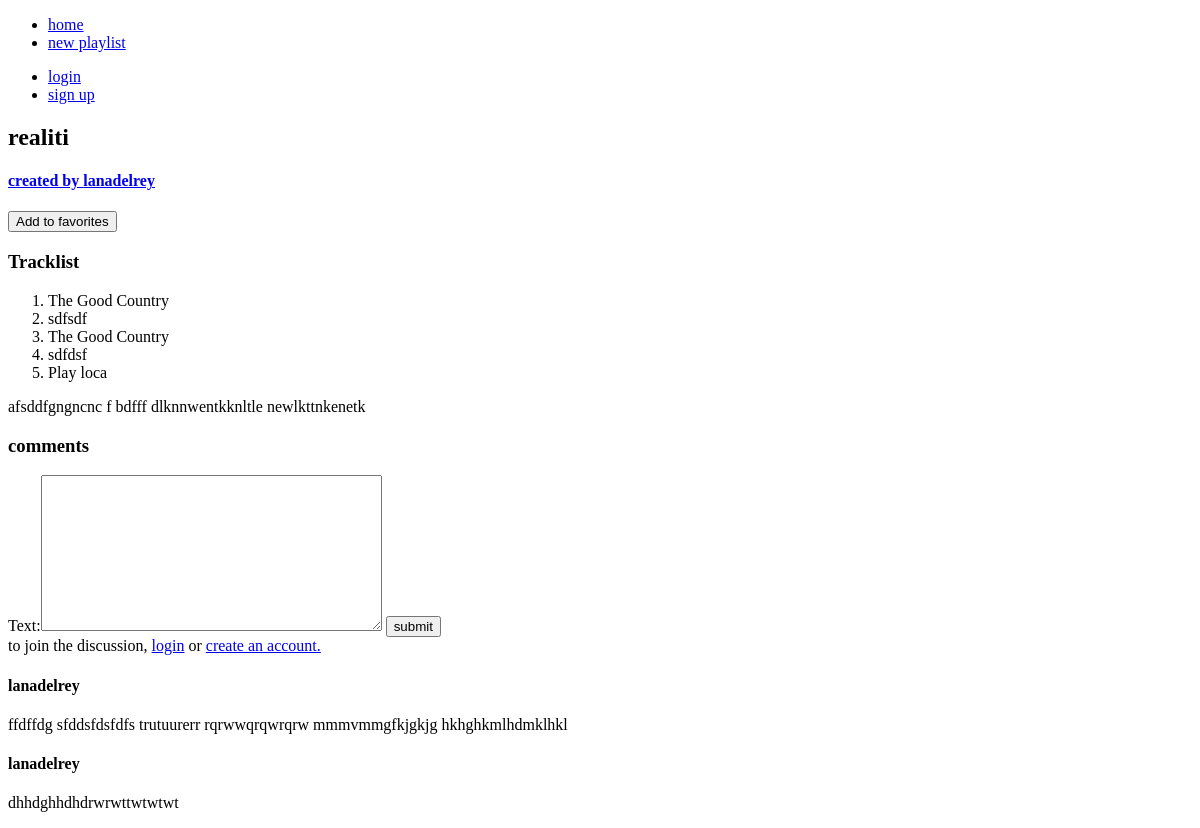
Before: /playlists/detail/36/ with the older database file.
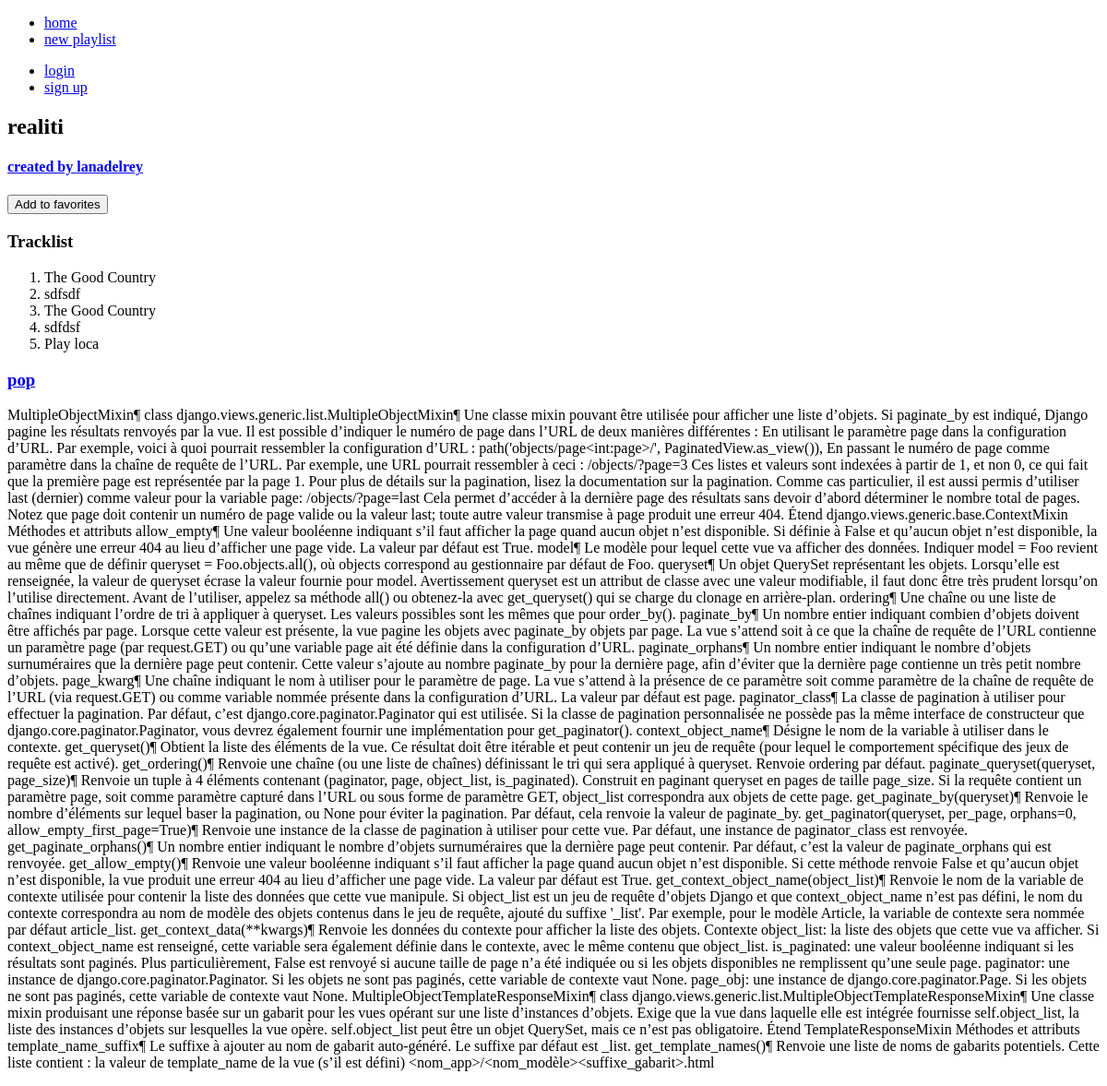
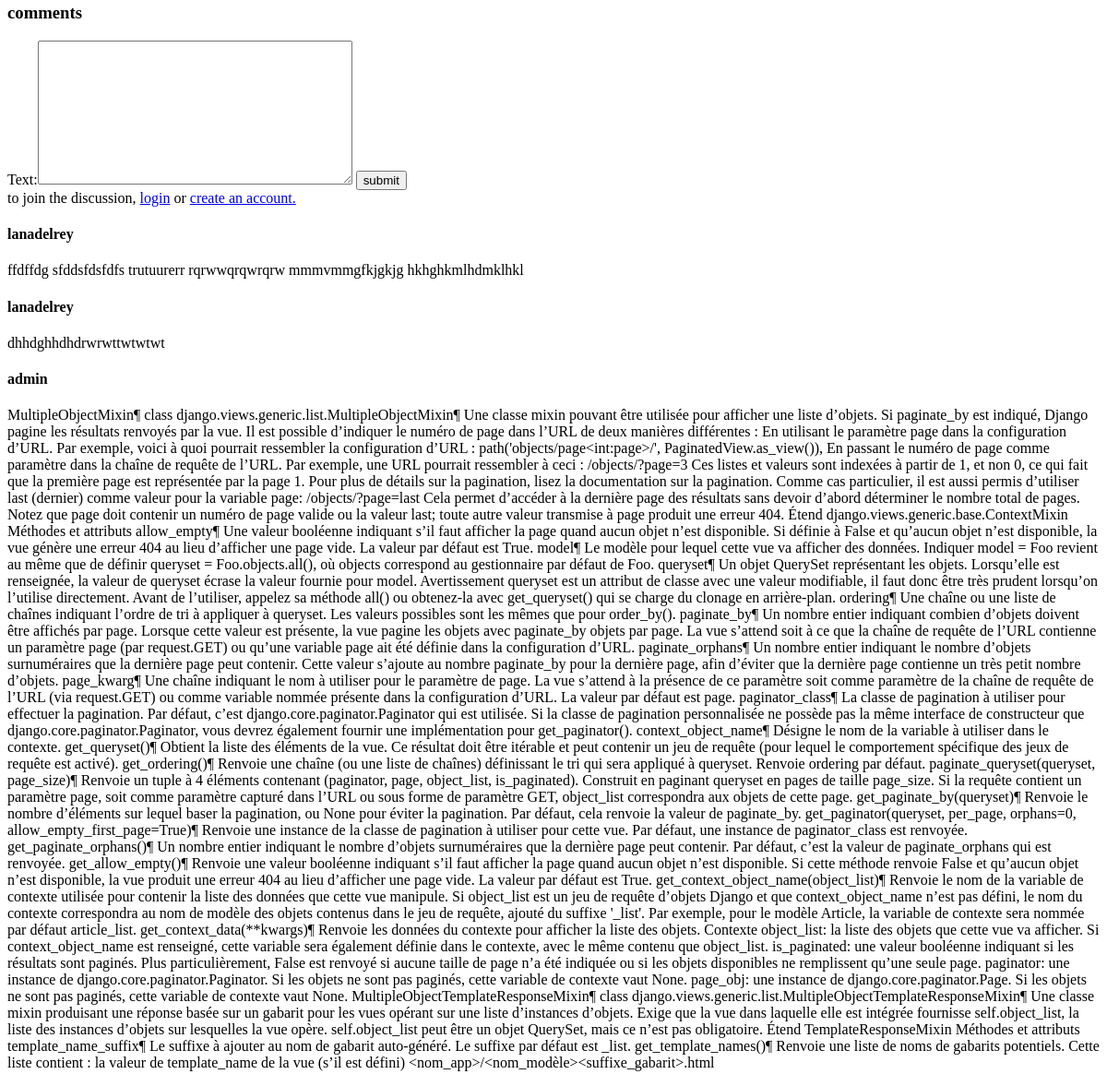
After: the same page with the newer database file (2 pictures, top to bottom).
### playlists/models.py (models this page shows, shortened)
class Song(models.Model):
    title = models.CharField(max_length=50)
    artist = models.ForeignKey(Artist, on_delete=models.CASCADE)
    album = models.ForeignKey(Album, on_delete=models.CASCADE)

class Playlist(models.Model):
    title = models.CharField(max_length=50)
    user = models.ForeignKey(User, on_delete=models.CASCADE)
    songs = models.ManyToManyField(Song)
    genres = models.ManyToManyField(Genre)
    description = models.TextField(default="")
    date_created = models.DateTimeField(default=timezone.now)

class Genre(models.Model):
    name = models.CharField(max_length=50)

### comments/models.py (models this page shows)
class Comment(models.Model):
    text = models.TextField()
    playlist = models.ForeignKey(Playlist,on_delete=models.CASCADE)
    user = models.ForeignKey(User,on_delete=models.CASCADE)
    comment_date = models.DateField(default=timezone.now)

### playlists/views.py (the view)
# urls.py: path('playlists/detail/<int:pk>/', views.PlaylistDetail.as_view(), name='playlists-detail'),
class PlaylistDetail(DetailView):
    model = Playlist
    def get_context_data(self, **kwargs):
        context = super().get_context_data(**kwargs)
        context['comment_form'] = NewComment()
        context['song_form'] = AddSong()
        return context

### comments/forms.py
class NewComment(forms.Form):
    text = forms.CharField(widget=forms.Textarea)

### playlists/forms.py
class AddSong(forms.Form):
    title = forms.CharField(label="Title", max_length=120)
    artist = forms.CharField(label="Artist", max_length=120)
    album = forms.CharField(label="Album", max_length=120)

### templates/playlists/playlist_detail.html (shortened to what this page needs)
{% extends "../layout.html" %}
{% block content %}
<div class="playlists-detail">
    <section class="header">
        <div class="text">
            <h1>{{object.title}}</h1>
            <a href="{% url 'playlists-user-list' object.user.username %}"><h4>created by {{object.user.username}}</h4></a>
        </div>
        <div class="buttons">
            {%if user == object.user%}
            {% else %}
            <form action="{% url 'users-addtofav' object.id %}" method="post">
                <button type="submit">Add to favorites</button>
            </form>
            {%endif%}
        </div>
    </section>
    <section class="content">
        <div class="list">
            <div class="tracklist">
                <h3>Tracklist</h3>
                {%if object.songs.all %}
                <ol>
                {% for s in object.songs.all %}
                    <li>{{s.title}}</li>
                {% endfor %}
                </ol>
                {% else %}
                <div class="">
                    <p>No songs yet :(</p>
                </div>
                {%endif%}
            </div>
            <article class="description">
                <div class="tags">
                    {% for g in object.genres.all %}
                    <h3><a href="{% url 'playlists-genre-list' g.name %}">{{g.name}}</a></h3>
                    {% endfor %}
                </div>
                <p>{{object.description}}</p>
            </article>
        </div>
        <section class="comments">
            <h3>comments</h3>
            <form action="{% url 'comments-create' object.id%}" method="post">
                {{comment_form}}
                <input class="input-submit" type="submit" value="submit">
            </form>
            <span>to join the discussion, <a href="{% url 'login' %}">login</a> or <a href="{% url 'users-create' %}">create an account.</a></span>
            {%for c in object.comment_set.all%}
            <div class="comment">
                <h4>{{c.user}}</h4>
                <p>{{c.text}}</p>
            </div>
            {%endfor%}
        </section>
    </section>
</div>
{% endblock %}

Changed rows visible on the page:
changed Playlist "realiti": description "afsddfgngncnc f bdfff dlknnwentkknltle newlkttnkenetk" → "MultipleObjectMixin¶ class django.views.generic.list.MultipleObjectMixin¶ Une classe mixin pouvant être utilisée pour afficher une liste d’objets. Si paginate_by est indiqué, Django pagine les résultats renvoyés par la vue. Il est possible d’indiquer le numéro de page dans l’URL de deux manières différentes : En utilisant le paramètre page dans la configuration d’URL. Par exemple, voici à quoi pourrait ressembler la configuration d’URL : path('objects/page<int:page>/', PaginatedView.as_view()), En passant le numéro de page comme paramètre dans la chaîne de requête de l’URL. Par exemple, une URL pourrait ressembler à ceci : /objects/?page=3 Ces listes et valeurs sont indexées à partir de 1,…"
added Genre: name "pop"
added Comment: user "admin", text "MultipleObjectMixin¶ class django.views.generic.list.MultipleObjectMixin¶ Une classe mixin pouvant être utilisée pour afficher une liste d’objets. Si paginate_by est indiqué, Django pagine les résultats renvoyés par la vue. Il est possible d’indiquer le numéro de page dans l’URL de deux manières différentes : En utilisant le paramètre page dans la configuration d’URL. Par exemple, voici à quoi pourrait ressembler la configuration d’URL : path('objects/page<int:page>/', PaginatedView.as_view()), En passant le numéro de page comme paramètre dans la chaîne de requête de l’URL. Par exemple, une URL pourrait ressembler à ceci : /objects/?page=3 Ces listes et valeurs sont indexées à partir de 1,…"
